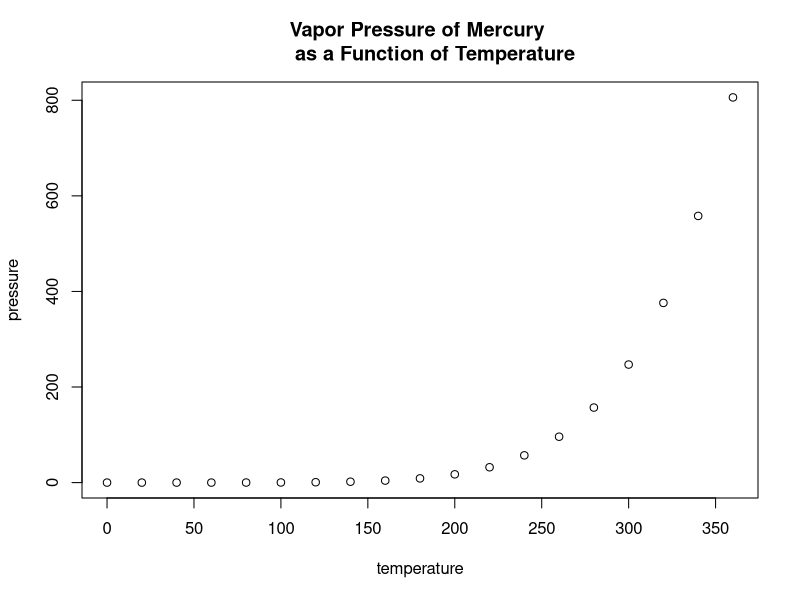

Generate this figure with R:
## ---- chunk 1
round(pi * 42^2, 3)
## ---- chunk 2
plot(pressure, main="Vapor Pressure of Mercury 
     as a Function of Temperature")
